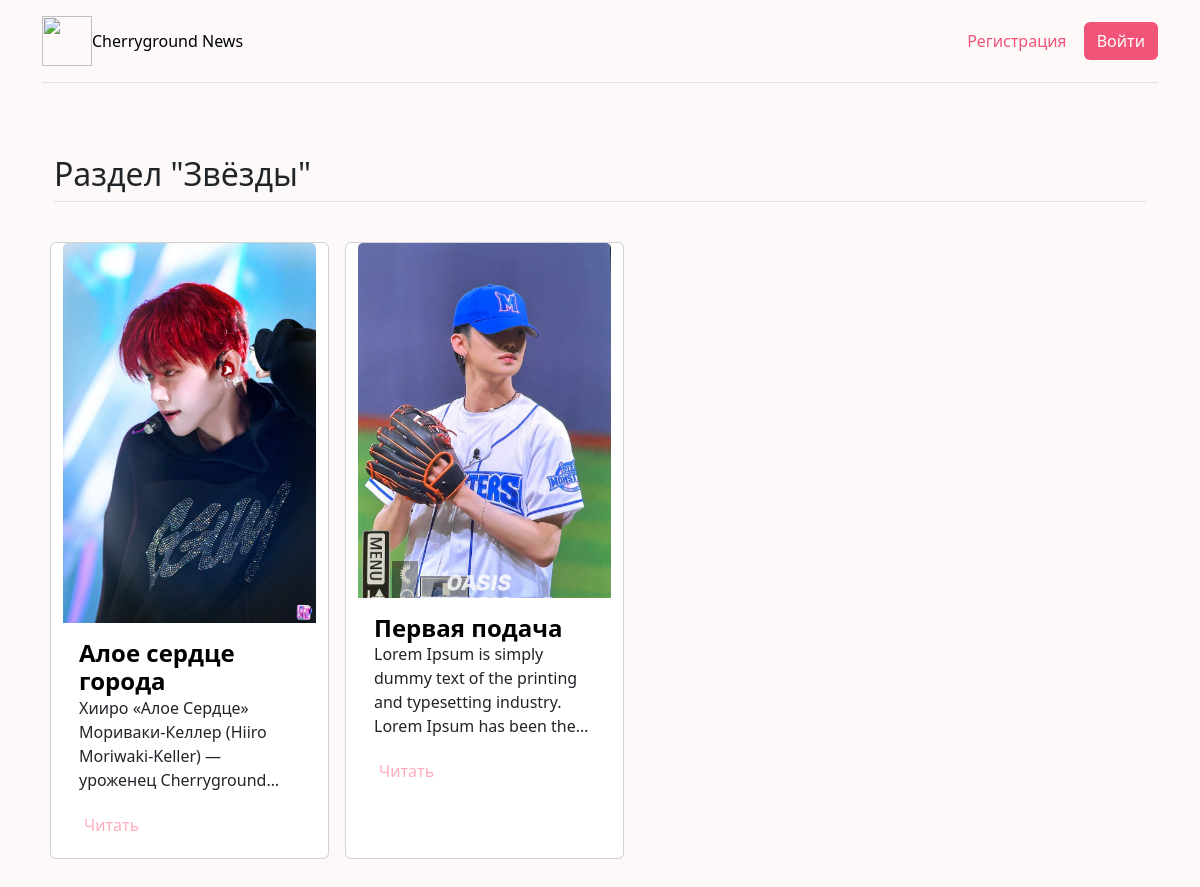
Screenshot of /category/3/ with the database file from the repository.
### index/models.py (models this page shows, shortened)
class NewsCategory(models.Model):
    category_name = models.CharField(max_length=32, verbose_name="Название категории")
    added_date = models.DateTimeField(auto_now_add=True)
    def __str__(self):
        return self.category_name
    class Meta:
        verbose_name = "категорию"
        verbose_name_plural = "категории"

class News(models.Model):
    title = models.CharField(max_length=128, verbose_name="Заголовок")
    text = models.TextField(verbose_name="Текст")
    photo = models.ImageField(upload_to="media", verbose_name="Фото", blank=True, null=True)
    category = models.ForeignKey(NewsCategory, on_delete=models.CASCADE, verbose_name="Категория")
    added_date = models.DateTimeField(auto_now_add=True)
    class Meta:
        verbose_name = "заголовок"
        verbose_name_plural = "заголовки"

### index/views.py (the view)
# urls.py: path('category/<int:pk>/', views.category_page),
def category_page(request, pk):
    category = models.NewsCategory.objects.get(id=pk)
    news = models.News.objects.filter(category=category)
    context = {
        'category': category,
        'news': news
    }
    return render(request, 'category.html', context)

### index/templates/category.html (shortened to what this page needs)
<!DOCTYPE html>
{% load static %}
<html lang="ru">
<head>
    <link rel="stylesheet" href="https://cdn.jsdelivr.net/npm/bootstrap@5.3.8/dist/css/bootstrap.min.css">
    <link rel="stylesheet" href="{% static 'css/category.css'%} ">
</head>
<body>
<div class="container">
    <header class="d-flex flex-wrap align-items-center justify-content-center justify-content-md-between py-3 mb-4 border-bottom">
        <div>
            <a href="/" class="d-flex align-items-center mb-2 mb-lg-0 link-body-emphasis text-decoration-none">
                <img src="https://media.istockphoto.com/id/1142625085/vector/cute-flower-icon-in-flat-design-cherry-blossoms.jpg?s=612x612&w=0&k=20&c=TIN_uIMRGwVpi4VttwWViF0rhmHTvJG7PF1UcPHu6jI="
                     width="50" height="50" alt=""><span>Cherryground News</span>
            </a>
        </div>
        {% if user.is_authenticated %}
            <div class="col text-end" >
                <a href="/create" class="btn" role="button" style="color:  #f25477">+ Добавить статью</a>
                <a href="/saved" class="btn" role="button">&#x2661; Избранное</a>
                <a href="/logout" class="btn" role="button" style="background-color: #f25477; color: white">Выйти</a>
        </div>
            {% else %}
            <div class="col-md-3 text-end" >
                <a href="registration/register" class="btn" role="button" style="color:  #f25477">Регистрация</a>
                <a href="{% url 'login' %}" class="btn" role="button" style="background-color: #f25477; color: white">Войти</a>
            </div>
            {% endif %}
    </header>
</div>
<div class="container px-4 py-5" id="icon-grid"><h2 class="pb-2 border-bottom">Раздел "{{category}}"</h2>
      <div class="row row-cols-1 row-cols-sm-2 row-cols-md-3 row-cols-lg-4 g-4 py-5">
        {% for n in news %}
        <div class="col d-flex m-2 card">
            <a href="/news/{{ n.id }}"><img src="{{n.photo.url}}" alt="{{n.title}}" class="card-img-top"></a>
            <div class="col card-body">
                <h4 class="fw-bold mb-0 fs-4 text-body-emphasis">{{n.title}}</h4>
                <p>{{n.text}}</p>
                <a href="/news/{{ n.id }}" class="nav-link active read" role="button">Читать</a>
            </div>
        </div>
        {%endfor%}
    </div>
</div>
</body>
</html>

### index/static/css/category.css (style rules this page uses)
body { background-color: rgb(253, 249, 249); }
p { overflow: hidden; text-overflow: ellipsis; display: -webkit-box; -webkit-line-clamp: 4; -webkit-box-orient: vertical; }
.read { color: #feadbb; padding: 5px; width: fit-content; border-radius: 15%; }

### rows the page displays
NewsCategory: category_name "Звёзды"
News: photo (picture), title "Алое сердце города", text "Хииро «Алое Сердце» Мориваки-Келлер (Hiiro Moriwaki-Keller) — уроженец…"
News: photo (picture), title "Первая подача", text "Lorem Ipsum is simply dummy text of the printing and typesetting industry. Lorem Ipsum has been…"
